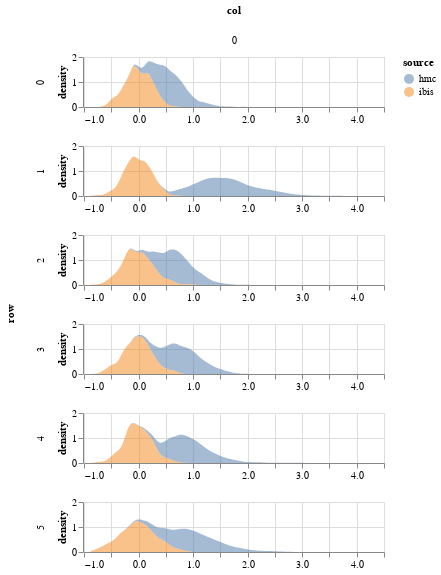

This figure's notebook cell:
### Code cell
param = 'beta'
df = get_post_df(np.squeeze(ps[param]).reshape(1000,6,1)) 
df['source'] = 'hmc'
df2 = get_post_df(particles.particles[param])
df2['source'] = 'ibis'
plot_density(pd.concat([df,df2])) 
# &\
# plot_correlations(ibis['jitter_corrs'][param], height = 150)

### Figure 1 — Vega-Lite specification as saved in the notebook (floating-point values rounded to 4 significant figures; data arrays with more than 128 entries replaced by an {"elided": "..."} marker saying what was removed)
{"config": {"view": {"continuousWidth": 400, "continuousHeight": 300}}, "data": {"name": "data-e03f6bf42cceb6610a472369c7bc2a62"}, "mark": {"type": "area", "opacity": 0.5}, "encoding": {"color": {"type": "nominal", "field": "source"}, "column": {"type": "quantitative", "field": "col"}, "row": {"type": "quantitative", "field": "row"}, "x": {"type": "quantitative", "field": "value", "title": null}, "y": {"type": "quantitative", "field": "density"}}, "height": 50, "resolve": {"scale": {"x": "independent"}}, "transform": [{"fold": ["value"]}, {"density": "value", "groupby": ["cn", "row", "col", "source"]}], "width": 300, "$schema": "https://vega.github.io/schema/vega-lite/v4.8.1.json", "datasets": {"data-e03f6bf42cceb6610a472369c7bc2a62": {"elided": "12000 records"}}}
